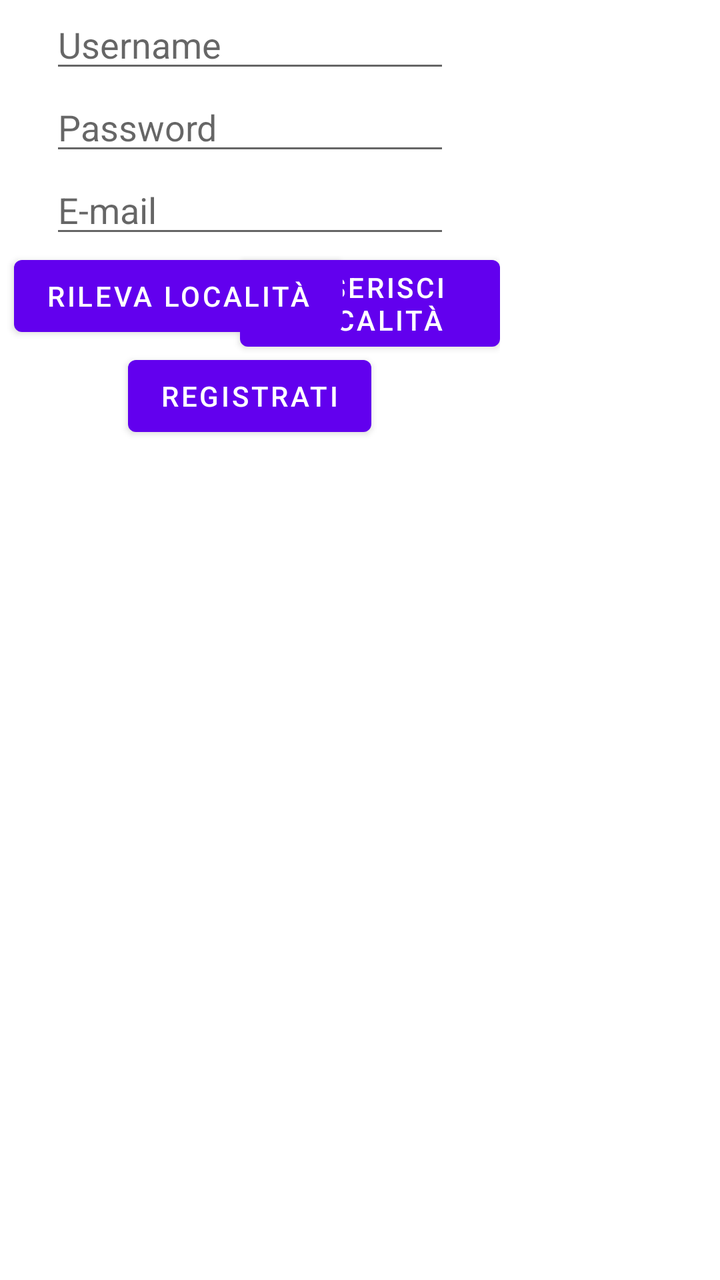
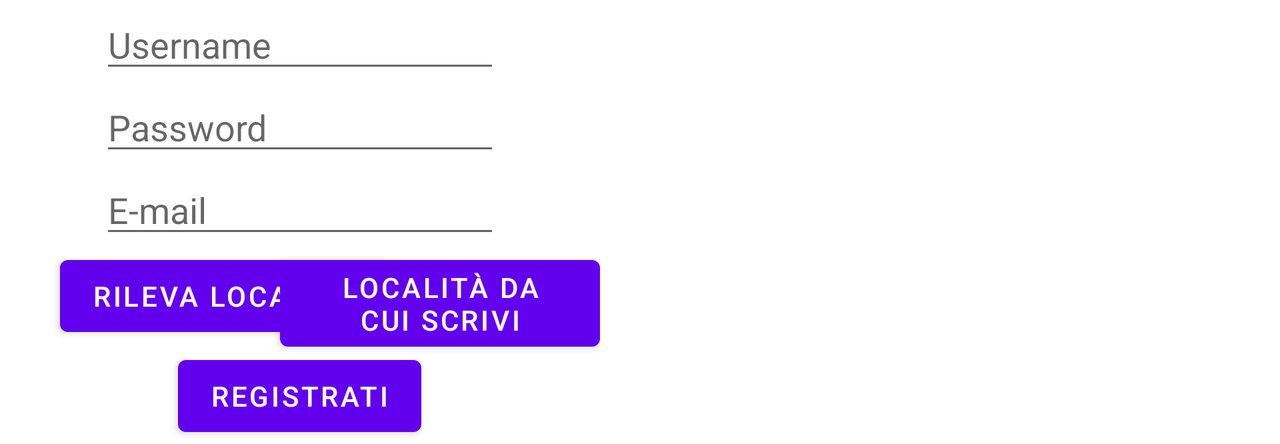

The same Android screen from two of the app's own layout files: first res/layout/ as a phone draws it, then the repository's variant for another configuration, drawn on a device whose configuration selects that folder. Both files follow.
<!-- AndroidManifest.xml: fallback theme Theme.MaterialComponents.DayNight.NoActionBar -->
<!-- res/layout/register.xml -->
<?xml version="1.0" encoding="utf-8"?>
<RelativeLayout
android:id="@+id/register1"
android:layout_width="250dip"
android:layout_height="fill_parent"
xmlns:android="http://schemas.android.com/apk/res/android" >

<EditText android:layout_centerHorizontal="true" android:layout_height="wrap_content" android:id="@+id/UserR" android:hint="Username" android:layout_width="200dip"></EditText>
<EditText android:layout_centerHorizontal="true" android:layout_height="wrap_content" android:id="@+id/PasswordR" android:hint="Password" android:layout_below="@+id/UserR" android:layout_width="200dip" android:password="true"></EditText>
<EditText android:layout_centerHorizontal="true" android:layout_height="wrap_content" android:id="@+id/MailR" android:hint="E-mail" android:layout_below="@+id/PasswordR" android:layout_width="200dip" ></EditText>

<ProgressBar style="@android:style/Widget.ProgressBar"
            android:id="@+id/localitaR" android:layout_height="wrap_content" android:layout_width="wrap_content" 
            android:visibility="gone" android:layout_below="@+id/MailR" android:layout_marginLeft="30dip" />
<Button android:layout_height="wrap_content" android:id="@+id/LocalitaR" android:text="Inserisci località" android:layout_width="wrap_content" android:layout_below="@+id/MailR" android:layout_marginLeft="120dip"></Button>
<ProgressBar style="@android:style/Widget.ProgressBar"
            android:id="@+id/trasformaR" android:layout_height="wrap_content" android:layout_width="wrap_content" 
            android:visibility="gone" android:layout_below="@+id/MailR" android:layout_marginLeft="140dip" />
<Button android:layout_below="@+id/MailR" android:layout_marginLeft="7dip" android:layout_width="wrap_content" android:layout_height="wrap_content" android:text="Rileva località" android:id="@+id/Rileva"></Button>
<Button android:layout_height="wrap_content" android:id="@+id/InviaR" android:text="Registrati" android:layout_width="wrap_content" android:layout_below="@+id/MailR" android:layout_marginTop="50dip" android:layout_centerHorizontal="true"></Button>

</RelativeLayout>
<!-- resources referenced by this layout -->
<resources>

</resources>
<!-- res/layout-land/register.xml (the repository's variant of the layout above) -->
<!-- drawn on the phone turned sideways -->
<?xml version="1.0" encoding="utf-8"?>
<ScrollView xmlns:android="http://schemas.android.com/apk/res/android"
android:layout_width="wrap_content"
android:layout_height="wrap_content">
<RelativeLayout
android:layout_width="300dip"
android:layout_height="fill_parent"
xmlns:android="http://schemas.android.com/apk/res/android" >

<EditText android:layout_centerHorizontal="true" android:layout_height="wrap_content" android:id="@+id/UserR" android:hint="Username" android:layout_width="200dip"></EditText>
<EditText android:layout_centerHorizontal="true" android:layout_height="wrap_content" android:id="@+id/PasswordR" android:hint="Password" android:layout_below="@+id/UserR" android:layout_width="200dip" android:password="true"></EditText>
<EditText android:layout_centerHorizontal="true" android:layout_height="wrap_content" android:id="@+id/MailR" android:hint="E-mail" android:layout_below="@+id/PasswordR" android:layout_width="200dip" ></EditText>

<ProgressBar style="@android:style/Widget.ProgressBar"
            android:id="@+id/localitaR" android:layout_height="wrap_content" android:layout_width="wrap_content" 
            android:visibility="gone" android:layout_below="@+id/MailR" android:layout_marginLeft="60dip" />
<Button android:layout_below="@+id/MailR" android:layout_marginLeft="30dip" android:layout_width="wrap_content" android:layout_height="wrap_content" android:text="Rileva località" android:id="@+id/Rileva"></Button>
<ProgressBar style="@android:style/Widget.ProgressBar"
            android:id="@+id/trasformaR" android:layout_height="wrap_content" android:layout_width="wrap_content" 
            android:visibility="gone" android:layout_below="@+id/MailR" android:layout_marginLeft="130dip" />
<Button android:layout_height="wrap_content" android:id="@+id/LocalitaR" android:text="Località da cui scrivi" android:layout_width="wrap_content" android:layout_below="@+id/MailR" android:layout_marginLeft="140dip"></Button>
<Button android:layout_height="wrap_content" android:id="@+id/InviaR" android:text="Registrati" android:layout_width="wrap_content" android:layout_marginTop="50dip" android:layout_centerHorizontal="true" android:layout_below="@+id/MailR"></Button>

</RelativeLayout>
</ScrollView>
